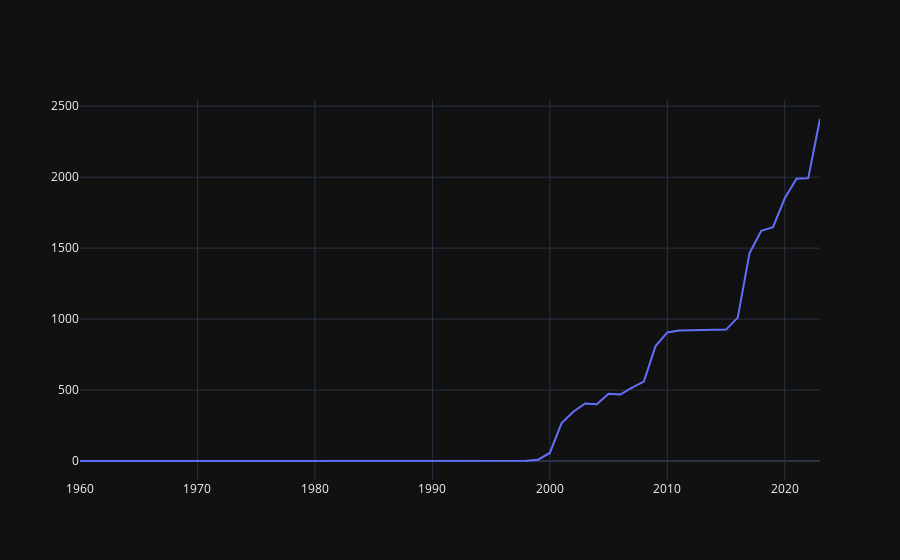

Notebook code cell kept with this figure:
### Code cell
df = pd.merge(left=country, right=meta, how='left', on=['country', 'variable'], suffixes=('', '_x')).sort_values(by=['year', 'variable'])
a = df[df['variable'] == 'xlcusxi999']

fig = go.Figure()
fig.add_trace(go.Scatter(
    x=a['year'],
    y=a['value']
))
fig.show()
